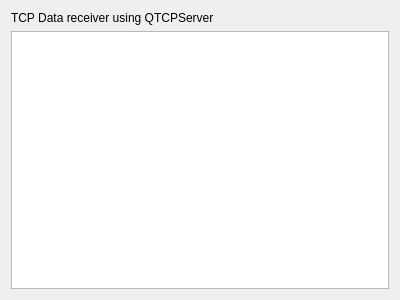
<?xml version="1.0" encoding="UTF-8"?>
<ui version="4.0">
 <class>Widget</class>
 <widget class="QWidget" name="Widget">
  <property name="geometry">
   <rect>
    <x>0</x>
    <y>0</y>
    <width>400</width>
    <height>300</height>
   </rect>
  </property>
  <property name="windowTitle">
   <string>Widget</string>
  </property>
  <layout class="QVBoxLayout" name="verticalLayout">
   <item>
    <widget class="QLabel" name="label">
     <property name="text">
      <string>TCP Data receiver using QTCPServer</string>
     </property>
    </widget>
   </item>
   <item>
    <widget class="QTextEdit" name="textEdit"/>
   </item>
  </layout>
 </widget>
 <layoutdefault spacing="6" margin="11"/>
 <resources/>
 <connections/>
</ui>
